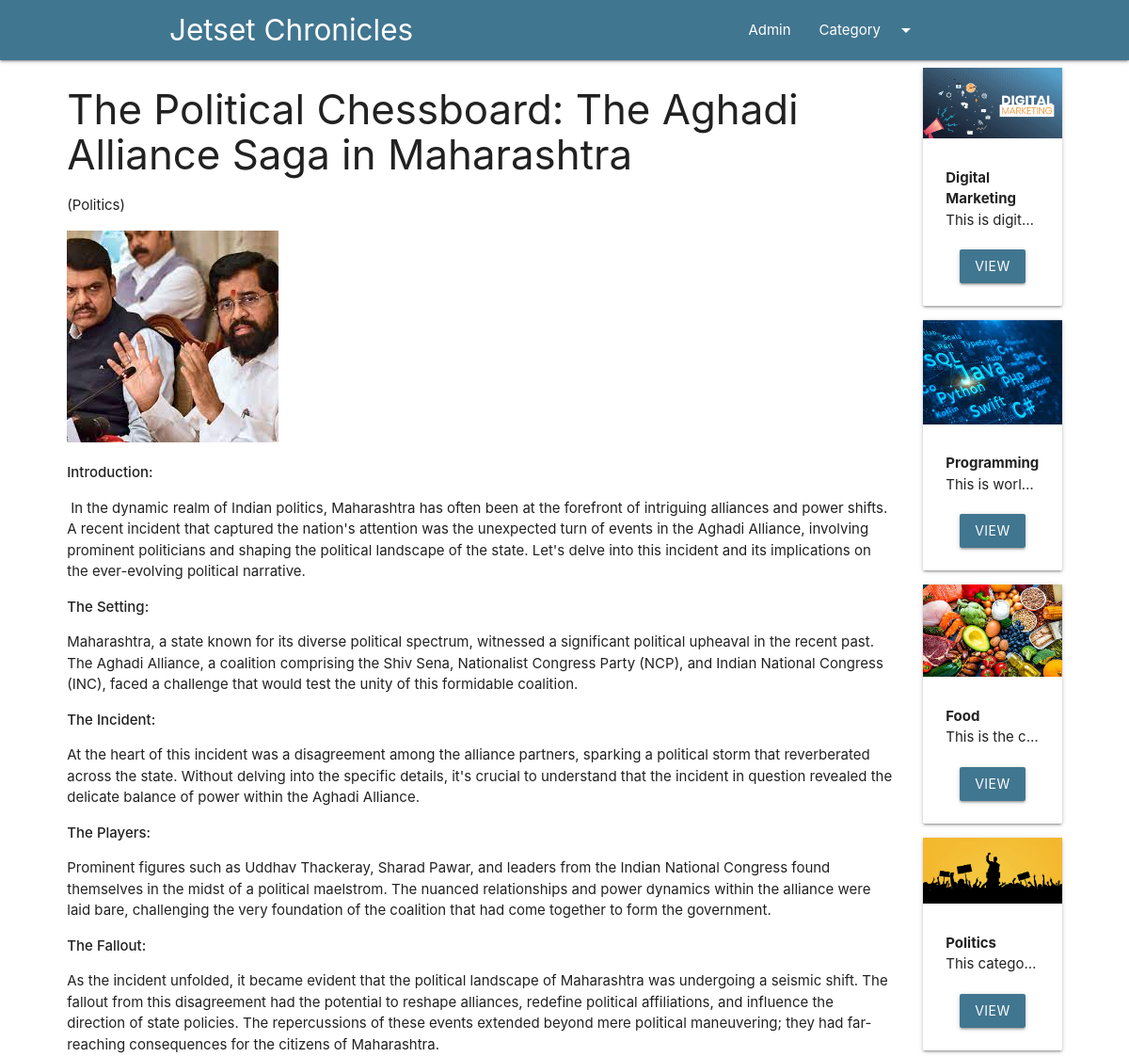
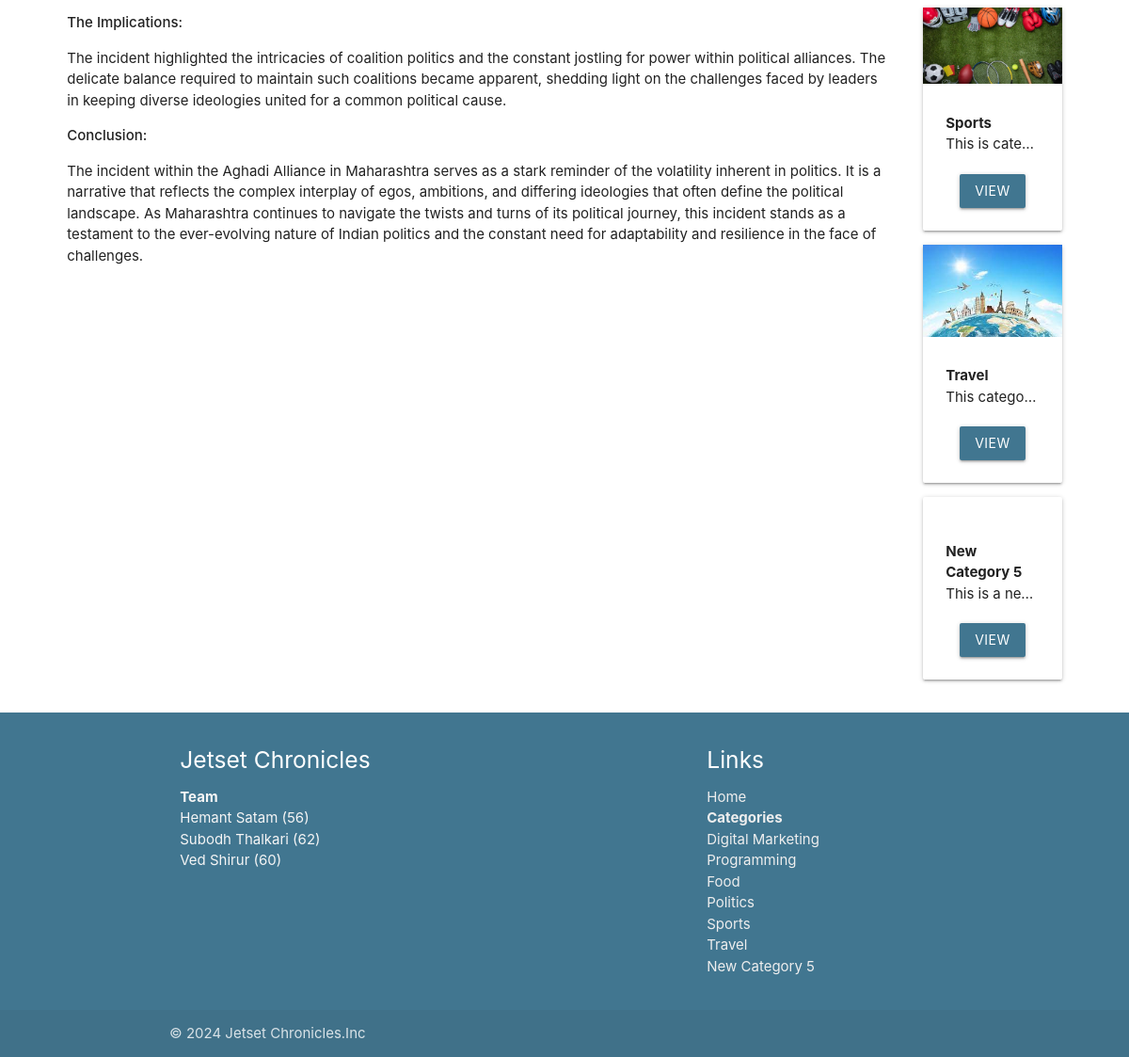
The page /blog/political on the database its author committed (2 pictures, top to bottom).
### blog/models.py (models this page shows, shortened)
class Post(models.Model):
    post_id = models.AutoField(primary_key=True)
    title = models.CharField(max_length=200)
    content =  models.TextField()
    url = models.CharField(max_length=100)
    cat = models.ForeignKey(Category, on_delete=models.CASCADE)
    image = models.ImageField(upload_to='post/',default='default_image.jpg')

class Category(models.Model):
    cat_id = models.AutoField(primary_key=True)
    title = models.CharField(max_length=100)
    description = models.TextField()
    url = models.CharField(max_length=100)
    image = models.ImageField(upload_to='category/')
    add_date = models.DateTimeField(auto_now_add=True, null=True)

### blog/views.py (the view)
# urls.py: path('blog/<slug:url>',post),
def post(request,url):
    post= Post.objects.get(url=url)
    cats=Category.objects.all()
    return render(request,'posts.html',{'post':post,'cats':cats})

### template/posts.html (shortened to what this page needs)
{%extends 'base.html'%}
{%block content%}
<div class="container-custom">
    <div class="row">
        <div class="col s12 m10">
            <h3>{{post.title}}</h3>
            <p>({{post.cat.title}})</p>
            <img src="/media/{{post.image}}" class="responsive-img" alt="">
            <br>
            <p>
                {{post.content|safe}}
            </p>
        </div>
        <div class="col s12 m2">
             {%for cat in cats %}
    <div class="card item" style="margin-left:10px;">
        <div class="img-container">
            <img src="/media/{{cat.image}}" class="responsive-img" alt="">
        </div>
        <div class="card-content">
            <b >
                {{cat.title}}
            </b>
            <p class="truncate">{{cat.description}}</p>
             <div class="container center-align mar20">
            <a href="/category/{{cat.url}}" class="btn bg-cor">VIEW</a>
        </div>
        </div>
    </div>
    {%endfor%}
        </div>
    </div>
</div>
{%endblock%}

### template/footer.html (shortened to what this page needs)
<footer class="page-footer bg-cor">
          <div class="container">
            <div class="row">
              <div class="col l6 s12">
                <h5 class="white-text">Jetset Chronicles</h5>
                <p class="grey-text text-lighten-4"><b>Team</b><br> Hemant Satam (56) <br> Subodh Thalkari (62)<br>  Ved Shirur (60)<br>  </p>
              </div>
              <div class="col l4 offset-l2 s12">
                <h5 class="white-text">Links</h5>
                <ul>
                  <li><a class="grey-text text-lighten-3"  href="http://127.0.0.1:8000/">Home</a></li>
                    <li><a class="grey-text text-lighten-3"  ><b>Categories</b></a></li>
                  {%for cat in cats%}
                   <li><a class="grey-text text-lighten-3"  href="/category/{{cat.url}}">{{cat.title}}</a></li>
                    {%endfor%}
                </ul>
              </div>
            </div>
          </div>
          <div class="footer-copyright">
            <div class="container">
            © 2024 Jetset Chronicles.Inc
            </div>
          </div>
        </footer>

### blog/static/css/style.css (style rules this page uses)
.bg-cor { background:#417690; }
.mar20 { margin-top:20px; }
.container-custom { width:90%!important; margin:auto; }

### rows shown on the page
Post: title "The Political Chessboard: The Aghadi Alliance Saga in Maharashtra", cat "Politics", image (picture), content "Introduction: In the dynamic realm of Indian politics, Maharashtra has often been at the forefront of intriguing alliances and power shifts. A recent incident that captured the nation's attention was the unexpected turn of events in the Aghadi Alliance, involving prominent politicians and shaping the political landscape of the state. Let's delve into this incident and its implications on the ever-evolving political narrative. The Setting: Maharashtra, a state known for its diverse political spectrum, witnessed a significant political upheaval in the recent past. The Aghadi Alliance, a coalition comprising the Shiv Sena, Nationalist Congress Party (NCP), and Indian National Congress (INC),…"
Category: image (picture), title "Digital Marketing", description "This is digit…"
Category: image (picture), title "Programming", description "This is worl…"
Category: image (picture), title "Food", description "This is the c…"
Category: image (picture), title "Politics", description "This catego…"
Category: image (picture), title "Sports", description "This is cate…"
Category: image (picture), title "Travel", description "This catego…"
Category: title "New Category 5", description "This is a ne…"
